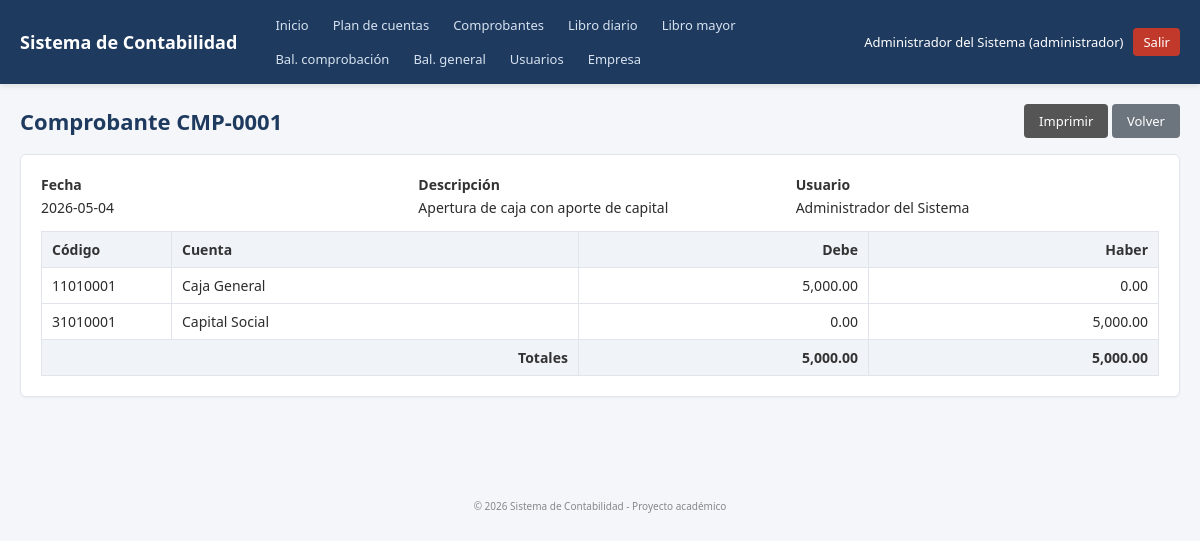
/modules/comprobantes/view.php?id=1 (signed in), run on the app's committed database.
### tables this page shows
CREATE TABLE comprobantes (
    id INT AUTO_INCREMENT PRIMARY KEY,
    numero VARCHAR(20) NOT NULL UNIQUE,
    fecha DATE NOT NULL,
    descripcion VARCHAR(300) NOT NULL,
    usuario_id INT DEFAULT NULL,
    total_debe DECIMAL(14,2) NOT NULL DEFAULT 0,
    total_haber DECIMAL(14,2) NOT NULL DEFAULT 0,
    created_at TIMESTAMP DEFAULT CURRENT_TIMESTAMP,
    CONSTRAINT fk_comprobante_usuario
        FOREIGN KEY (usuario_id) REFERENCES usuarios(id) ON DELETE SET NULL
);

CREATE TABLE usuarios (
    id INT AUTO_INCREMENT PRIMARY KEY,
    username VARCHAR(50) NOT NULL UNIQUE,
    password VARCHAR(255) NOT NULL,
    nombre VARCHAR(100) NOT NULL,
    rol ENUM('administrador','contador') NOT NULL DEFAULT 'contador',
    activo TINYINT(1) NOT NULL DEFAULT 1,
    created_at TIMESTAMP DEFAULT CURRENT_TIMESTAMP
);

CREATE TABLE comprobante_detalles (
    id INT AUTO_INCREMENT PRIMARY KEY,
    comprobante_id INT NOT NULL,
    cuenta_id INT NOT NULL,
    debe DECIMAL(14,2) NOT NULL DEFAULT 0,
    haber DECIMAL(14,2) NOT NULL DEFAULT 0,
    CONSTRAINT fk_detalle_comprobante
        FOREIGN KEY (comprobante_id) REFERENCES comprobantes(id) ON DELETE CASCADE,
    CONSTRAINT fk_detalle_cuenta
        FOREIGN KEY (cuenta_id) REFERENCES cuentas(id)
);

CREATE TABLE cuentas (
    id INT AUTO_INCREMENT PRIMARY KEY,
    codigo CHAR(8) NOT NULL UNIQUE,
    nombre VARCHAR(150) NOT NULL,
    tipo ENUM('activo','pasivo','patrimonio','ingreso','gasto') NOT NULL,
    activo TINYINT(1) NOT NULL DEFAULT 1,
    CONSTRAINT chk_codigo_numerico CHECK (codigo REGEXP '^[0-9]{8}$')
);

### includes/functions.php (called while the page is built, shortened)
<?php
function e($value) {
    return htmlspecialchars((string)$value, ENT_QUOTES, 'UTF-8');
}
function money($value) {
    return number_format((float)$value, 2, '.', ',');
}

### modules/comprobantes/view.php (the view, shortened to what this page needs)
<?php
require_once __DIR__ . '/../../includes/auth.php';
$id = (int)($_GET['id'] ?? 0);
$stmt = $conn->prepare("
    SELECT c.*, u.nombre AS usuario
    FROM comprobantes c
    LEFT JOIN usuarios u ON u.id = c.usuario_id
    WHERE c.id = ?
");
$stmt->bind_param('i', $id);
$stmt->execute();
$comp = $stmt->get_result()->fetch_assoc();
$stmt = $conn->prepare("
    SELECT d.debe, d.haber, ct.codigo, ct.nombre
    FROM comprobante_detalles d
    JOIN cuentas ct ON ct.id = d.cuenta_id
    WHERE d.comprobante_id = ?
    ORDER BY d.id
");
$stmt->bind_param('i', $id);
$stmt->execute();
$detalles = $stmt->get_result();
include __DIR__ . '/../../includes/header.php';
?>
<div class="page-header">
    <h1>Comprobante <?= e($comp['numero']) ?></h1>
    <div>
        <a class="btn btn-print" target="_blank" href="print.php?id=<?= (int)$comp['id'] ?>">Imprimir</a>
        <a class="btn btn-secondary" href="index.php">Volver</a>
    </div>
</div>
<div class="card">
    <div class="form-row">
        <div class="form-group"><label>Fecha</label><div><?= e($comp['fecha']) ?></div></div>
        <div class="form-group"><label>Descripción</label><div><?= e($comp['descripcion']) ?></div></div>
        <div class="form-group"><label>Usuario</label><div><?= e($comp['usuario'] ?? '-') ?></div></div>
    </div>
    <table class="table">
        <thead>
            <tr>
                <th style="width:130px">Código</th>
                <th>Cuenta</th>
                <th class="text-right">Debe</th>
                <th class="text-right">Haber</th>
            </tr>
        </thead>
        <tbody>
        <?php while ($d = $detalles->fetch_assoc()): ?>
            <tr>
                <td><?= e($d['codigo']) ?></td>
                <td><?= e($d['nombre']) ?></td>
                <td class="text-right"><?= money($d['debe']) ?></td>
                <td class="text-right"><?= money($d['haber']) ?></td>
            </tr>
        <?php endwhile; ?>
        </tbody>
        <tfoot>
            <tr>
                <th colspan="2" class="text-right">Totales</th>
                <th class="text-right"><?= money($comp['total_debe']) ?></th>
                <th class="text-right"><?= money($comp['total_haber']) ?></th>
            </tr>
        </tfoot>
    </table>
</div>
<?php include __DIR__ . '/../../includes/footer.php'; ?>

### assets/css/style.css (style rules this page uses)
* { box-sizing: border-box; }
body { margin: 0; font-family: "Segoe UI", Roboto, Arial, sans-serif; background: #f4f6f9; color: #2c2c2c; font-size: 14px; }
a { color: #1d6fa5; text-decoration: none; }
.card { background: #fff; border: 1px solid #e1e5eb; border-radius: 6px; padding: 20px; margin-bottom: 20px; box-shadow: 0 1px 2px rgba(0,0,0,.04); }
.page-header { display: flex; align-items: center; justify-content: space-between; flex-wrap: wrap; margin-bottom: 16px; gap: 10px; }
.page-header h1 { margin: 0; font-size: 22px; color: #1f3a5f; }
.btn { display: inline-block; padding: 7px 14px; border-radius: 4px; border: 1px solid transparent; font-size: 13px; cursor: pointer; background: #1f3a5f; color: #fff; text-decoration: none; }
.btn-secondary { background: #6c757d; }
.btn-print { background: #555; }
.form-group { margin-bottom: 14px; }
.form-group label { display: block; margin-bottom: 4px; font-weight: 600; color: #333; }
.form-row { display: flex; gap: 14px; flex-wrap: wrap; }
.form-row .form-group { flex: 1; min-width: 200px; }
.table { width: 100%; border-collapse: collapse; background: #fff; }
.table th, .table td { border: 1px solid #e1e5eb; padding: 8px 10px; text-align: left; vertical-align: top; }
.table th { background: #f0f3f8; font-weight: 600; color: #333; }
.table .text-right { text-align: right; }

### data on the page
comprobantes: numero "CMP-0001", fecha "2026-05-04", descripcion "Apertura de caja con aporte de capital", usuario.nombre "Administrador del Sistema", total_debe "5,000.00", total_haber "5,000.00"
comprobante_detalles: cuenta.codigo "11010001", cuenta.nombre "Caja General", debe "5,000.00", haber "0.00"
comprobante_detalles: cuenta.codigo "31010001", cuenta.nombre "Capital Social", debe "0.00", haber "5,000.00"

### other printed values
APP_NAME "Sistema de Contabilidad"
$_SESSION['user_nombre'] "Administrador del Sistema"
$_SESSION['user_rol'] "administrador"
